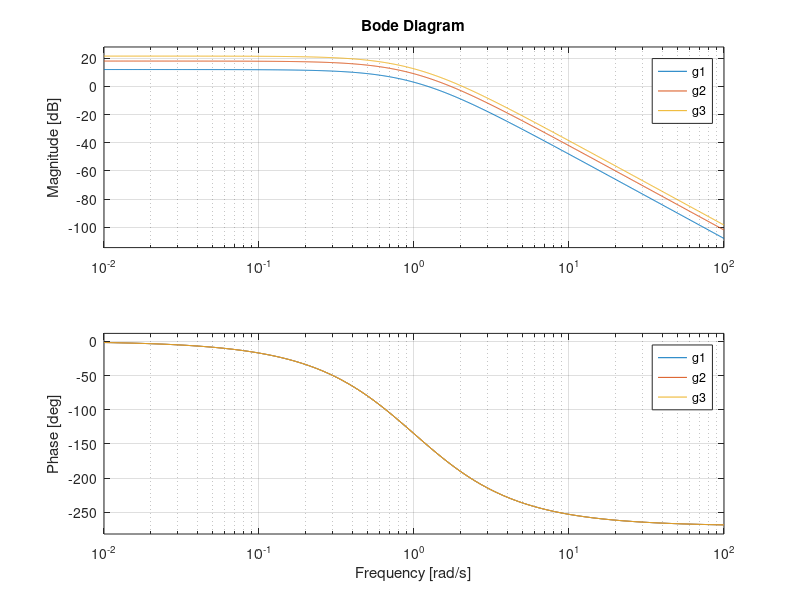

Source code (MATLAB):
clear;
figure(1);
hold on;

K = 4;
g1 = tf(K,[1 3 3 1])

K = 8;
g2 = tf(K,[1 3 3 1])

K = 12;
g3 = tf(K,[1 3 3 1])
bode(g1, g2, g3)


